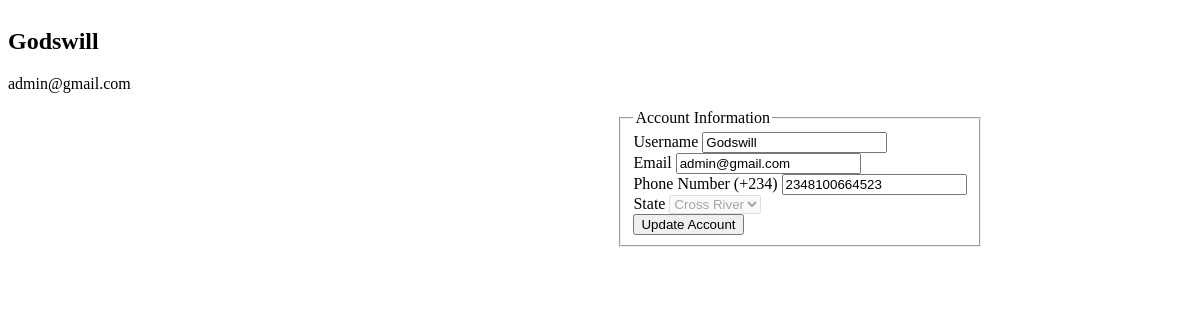
Page /account (signed in) on the earlier database version.
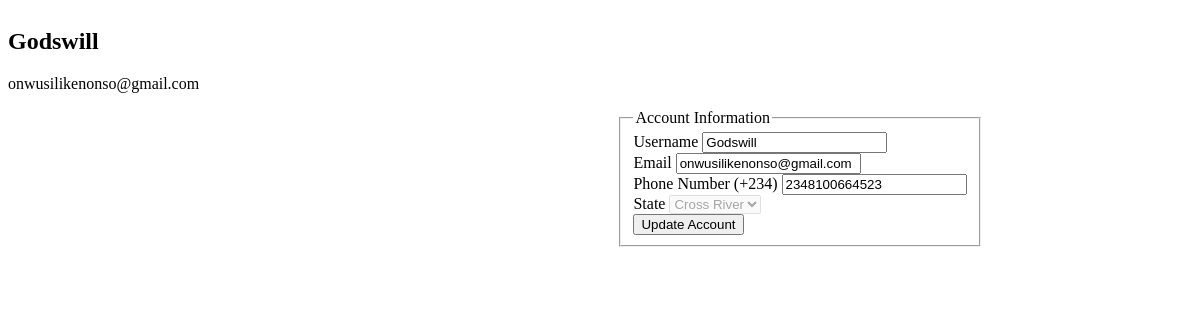
Same page on the later database version.
### model/base.py (models this page shows, shortened)
class BaseUser(Base, UserMixin):
    id = Column(Integer, primary_key=True)
    username = Column(String(80), unique=True, nullable=False)
    email = Column(String(120), unique=True, nullable=False)
    image_file = Column(String(20), nullable=False, default='default.jpg')
    password = Column(String(60), nullable=False)
    date_joined = Column(DateTime, nullable=False, default=datetime.utcnow)
    phone = Column(Integer, unique=True, nullable=False)
    state = Column(String(20), nullable=False)

### model/routes.py (the view)
@app.route("/account", methods=['GET','POST'], strict_slashes=False)
def account():
    form = UpdateAccountForm()
    if form.validate_on_submit():
        current_user.username = form.username.data
        current_user.email = form.email.data
        save()
        flash('Your account has been updated!', 'success')
        return redirect(url_for('account'))
    elif request.method == 'GET':
        form.username.data = current_user.username
        form.email.data = current_user.email
        form.phone.data = current_user.phone
        form.state.data = current_user.state
    return render_template('profile.html', title='Account', form=form)

### model/forms.py (shortened to what this page needs)
class UpdateAccountForm(FlaskForm):
    username = StringField('Username', validators=[DataRequired(), Length(min=2, max=20)])
    email = StringField('Email', validators=[DataRequired(), Email()])
    phone = StringField('Phone Number (+234)', validators=[validate_phone, DataRequired()])
    state = SelectField('State', choices=STATE_CHOICE)
    submit = SubmitField('Update Account')

### model/func.py (called while the page is built)
def get_single(model, **kwargs):
    return db.session.query(model).filter_by(**kwargs).first()

### model/routes.py (called while the page is built)
@login_manager.user_loader
def load_user(user_id):
    return get_single(Client, id=user_id)

### model/templates/profile.html (shortened to what this page needs)
    <div class="content-section mr-2">
        <div class="media mr-2">
            <div class="media-body">
                <h2 class="account-heading">{{ current_user.username}}</h2>
                <p class="text-secondary">{{ current_user.email }}</p>
            </div>
        </div>
            <div class="profile w-50">
                <form method="POST" action="" class="mx-auto">
                    <fieldset class="form-group mt-3">
                        <legend class="border-bottom mb-4">Account Information</legend>
                        <div class="form-group">
                            {{ form.username.label(class="form-control-label") }}
                            {% if form.username.errors %}
                                {{ form.username(class="form-control is-invalid") }}
                                <div class="invalid-feedback">
                                    {% for error in form.username.errors %}
                                        <span>{{ error }}</span>
                                    {% endfor %}
                                </div>
                            {% else %}
                                {{ form.username(class="form-control") }}
                            {% endif %}
                        </div>
                        <div class="form-group mt-2">
                            {{ form.email.label(class="form-control-label") }}
                            {% if form.email.errors %}
                                {{ form.email(class="form-control is-invalid") }}
                                <div class="invalid-feedback">
                                    {% for error in form.email.errors %}
                                        <span>{{ error }}</span>
                                    {% endfor %}
                                </div>
                            {% else %}
                                {{ form.email(class="form-control") }}
                            {% endif %}
                            </div>
                        <div class="form-group mt-2">
                            {{ form.phone.label(class="form-control-label")}}
                            {{ form.phone(class="form-control")}}
                        </div>
                        <div class="form-group mt-2">
                            {{ form.state.label(class="form-control-label")}}
                            {{ form.state(class="form-control", disabled="disabled") }}
                        </div>
                    <div class="mt-3">
                        <button type="submit" class="btn btn-primary btn-sm">Update Account</button>
                    </div>
                </fieldset>
            </form>
        </div>
    </div>

### model/templates/profile.html (style rules this page uses)
.profile { margin-top: 0px; margin-bottom: 100px; justify-items: center; margin-left: 400px; }

Differences in the rows shown:
changed BaseUser "Godswill": email "admin@gmail.com" → "onwusilikenonso@gmail.com"
